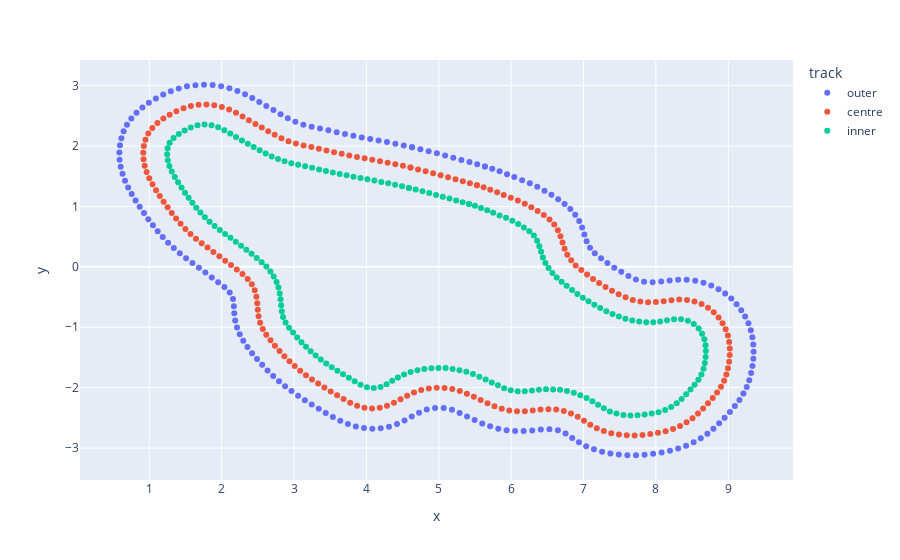

This figure's notebook cell:
### Markdown cell above
### load track name to visualise

### Code cell
track_name = "Canada_Training" # reinvent2018

absolute_path = "./courses"
wp = np.load("%s/%s.npy" % (absolute_path, track_name))

centre = pd.DataFrame({'track': 'centre',
                        'x': wp[:,0],
                        'y': wp[:,1]
                    })

inner = pd.DataFrame({'track': 'inner',
                        'x': wp[:,2],
                        'y': wp[:,3]
                    })

outer = pd.DataFrame({'track': 'outer',
                        'x': wp[:,4],
                        'y': wp[:,5]
                    })         

tracks = outer.append(centre).append(inner)

fig = px.scatter(tracks, x="x", y="y", color="track",
                 hover_data=['track'])
fig.show()

### Figure 1 — Plotly figure (JSON) as saved in the notebook; plotly's stock layout.template omitted (floating-point values rounded to 4 significant figures; data arrays with more than 128 entries replaced by an {"elided": "..."} marker saying what was removed)
{"data": [{"customdata": {"elided": "203x1 str values"}, "hovertemplate": "track=%{customdata[0]}<br>x=%{x}<br>y=%{y}<extra></extra>", "legendgroup": "outer", "marker": {"color": "#636efa", "symbol": "circle"}, "mode": "markers", "name": "outer", "showlegend": true, "type": "scatter", "x": {"elided": "203 float values"}, "xaxis": "x", "y": {"elided": "203 float values"}, "yaxis": "y"}, {"customdata": {"elided": "203x1 str values"}, "hovertemplate": "track=%{customdata[0]}<br>x=%{x}<br>y=%{y}<extra></extra>", "legendgroup": "centre", "marker": {"color": "#EF553B", "symbol": "circle"}, "mode": "markers", "name": "centre", "showlegend": true, "type": "scatter", "x": {"elided": "203 float values"}, "xaxis": "x", "y": {"elided": "203 float values"}, "yaxis": "y"}, {"customdata": {"elided": "203x1 str values"}, "hovertemplate": "track=%{customdata[0]}<br>x=%{x}<br>y=%{y}<extra></extra>", "legendgroup": "inner", "marker": {"color": "#00cc96", "symbol": "circle"}, "mode": "markers", "name": "inner", "showlegend": true, "type": "scatter", "x": {"elided": "203 float values"}, "xaxis": "x", "y": {"elided": "203 float values"}, "yaxis": "y"}], "layout": {"legend": {"title": {"text": "track"}, "tracegroupgap": 0}, "margin": {"t": 60}, "xaxis": {"anchor": "y", "domain": [0, 1], "title": {"text": "x"}}, "yaxis": {"anchor": "x", "domain": [0, 1], "title": {"text": "y"}}}}
